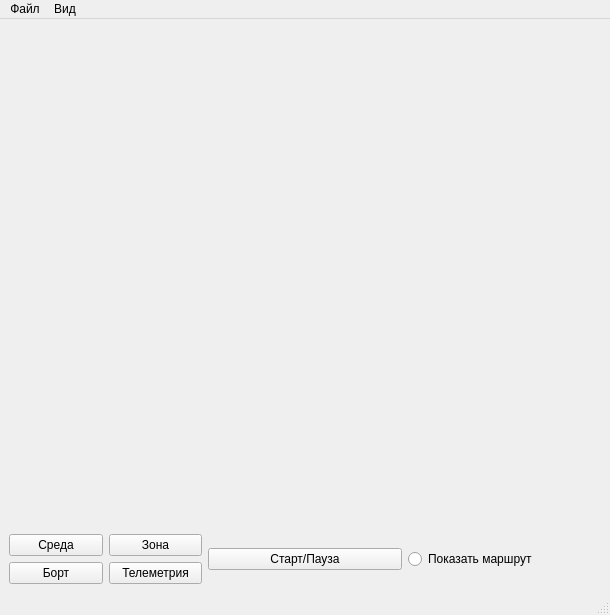
<?xml version="1.0" encoding="UTF-8"?>
<ui version="4.0">
 <class>MainWindow</class>
 <widget class="QMainWindow" name="MainWindow">
  <property name="geometry">
   <rect>
    <x>0</x>
    <y>0</y>
    <width>610</width>
    <height>600</height>
   </rect>
  </property>
  <property name="windowTitle">
   <string>Eleron</string>
  </property>
  <widget class="QWidget" name="centralwidget">
   <layout class="QHBoxLayout" name="horizontalLayout_2">
    <item>
     <layout class="QVBoxLayout" name="verticalLayout">
      <item>
       <widget class="CanvasWidget" name="canvas" native="true">
        <property name="sizePolicy">
         <sizepolicy hsizetype="Preferred" vsizetype="Minimum">
          <horstretch>0</horstretch>
          <verstretch>0</verstretch>
         </sizepolicy>
        </property>
        <property name="minimumSize">
         <size>
          <width>500</width>
          <height>500</height>
         </size>
        </property>
       </widget>
      </item>
      <item>
       <spacer name="verticalSpacer">
        <property name="orientation">
         <enum>Qt::Orientation::Vertical</enum>
        </property>
        <property name="sizeHint" stdset="0">
         <size>
          <width>20</width>
          <height>40</height>
         </size>
        </property>
       </spacer>
      </item>
      <item>
       <layout class="QHBoxLayout" name="horizontalLayout">
        <item>
         <layout class="QGridLayout" name="gridLayout">
          <item row="1" column="0">
           <widget class="QPushButton" name="pushButton_2">
            <property name="text">
             <string>Борт</string>
            </property>
           </widget>
          </item>
          <item row="0" column="0">
           <widget class="QPushButton" name="pushButton">
            <property name="text">
             <string>Среда</string>
            </property>
           </widget>
          </item>
          <item row="0" column="1">
           <widget class="QPushButton" name="pushButton_5">
            <property name="text">
             <string>Зона</string>
            </property>
           </widget>
          </item>
          <item row="1" column="1">
           <widget class="QPushButton" name="pushButton_4">
            <property name="text">
             <string>Телеметрия</string>
            </property>
           </widget>
          </item>
         </layout>
        </item>
        <item>
         <widget class="QPushButton" name="pushButton_3">
          <property name="text">
           <string>Старт/Пауза</string>
          </property>
         </widget>
        </item>
        <item>
         <widget class="QRadioButton" name="radioButton">
          <property name="text">
           <string>Показать маршрут</string>
          </property>
         </widget>
        </item>
       </layout>
      </item>
     </layout>
    </item>
   </layout>
  </widget>
  <widget class="QMenuBar" name="menubar">
   <property name="geometry">
    <rect>
     <x>0</x>
     <y>0</y>
     <width>610</width>
     <height>17</height>
    </rect>
   </property>
   <widget class="QMenu" name="menuFile">
    <property name="title">
     <string>Файл</string>
    </property>
    <addaction name="actionsave_mission"/>
    <addaction name="actionexport_mission"/>
   </widget>
   <widget class="QMenu" name="menuView">
    <property name="title">
     <string>Вид</string>
    </property>
    <addaction name="actionRight_aligned"/>
    <addaction name="actionLift_aligned"/>
    <addaction name="actionLight_theme"/>
    <addaction name="actionDark_theme"/>
   </widget>
   <addaction name="menuFile"/>
   <addaction name="menuView"/>
  </widget>
  <widget class="QStatusBar" name="statusbar"/>
  <action name="actionsave_mission">
   <property name="text">
    <string>Импорт миссии</string>
   </property>
  </action>
  <action name="actionexport_mission">
   <property name="text">
    <string>Экспорт миссии</string>
   </property>
  </action>
  <action name="actionRight_aligned">
   <property name="text">
    <string>Выравнивание справа</string>
   </property>
  </action>
  <action name="actionLift_aligned">
   <property name="text">
    <string>Выравнивание слева</string>
   </property>
  </action>
  <action name="actionLight_theme">
   <property name="text">
    <string>Светлая тема</string>
   </property>
  </action>
  <action name="actionDark_theme">
   <property name="text">
    <string>Тёмная тема</string>
   </property>
  </action>
 </widget>
 <customwidgets>
  <customwidget>
   <class>CanvasWidget</class>
   <extends>QWidget</extends>
   <header>canvaswidget.h</header>
   <container>0</container>
  </customwidget>
 </customwidgets>
 <resources/>
 <connections/>
</ui>
